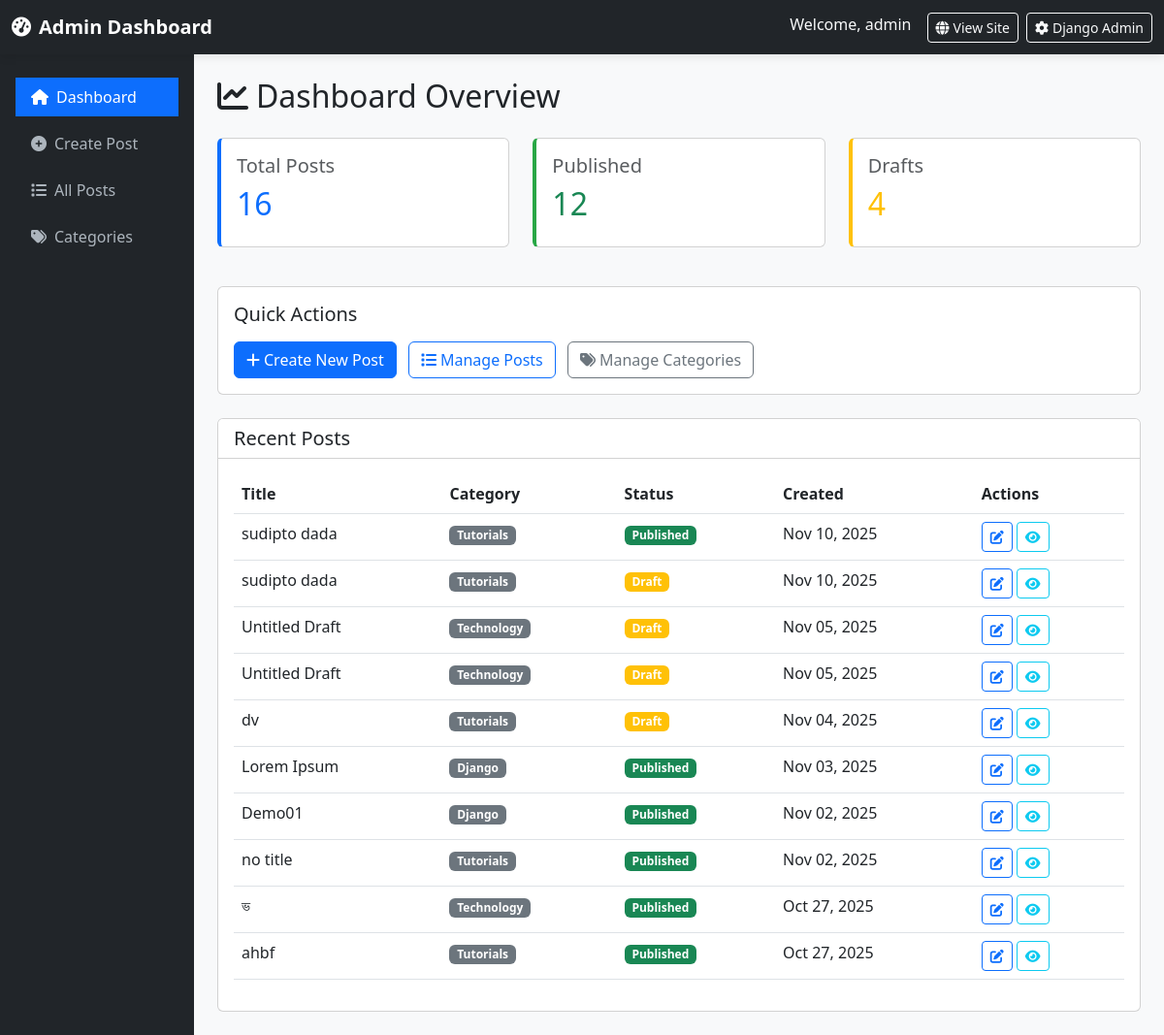
/manage/ (signed in), run on an earlier commit of the app's database.
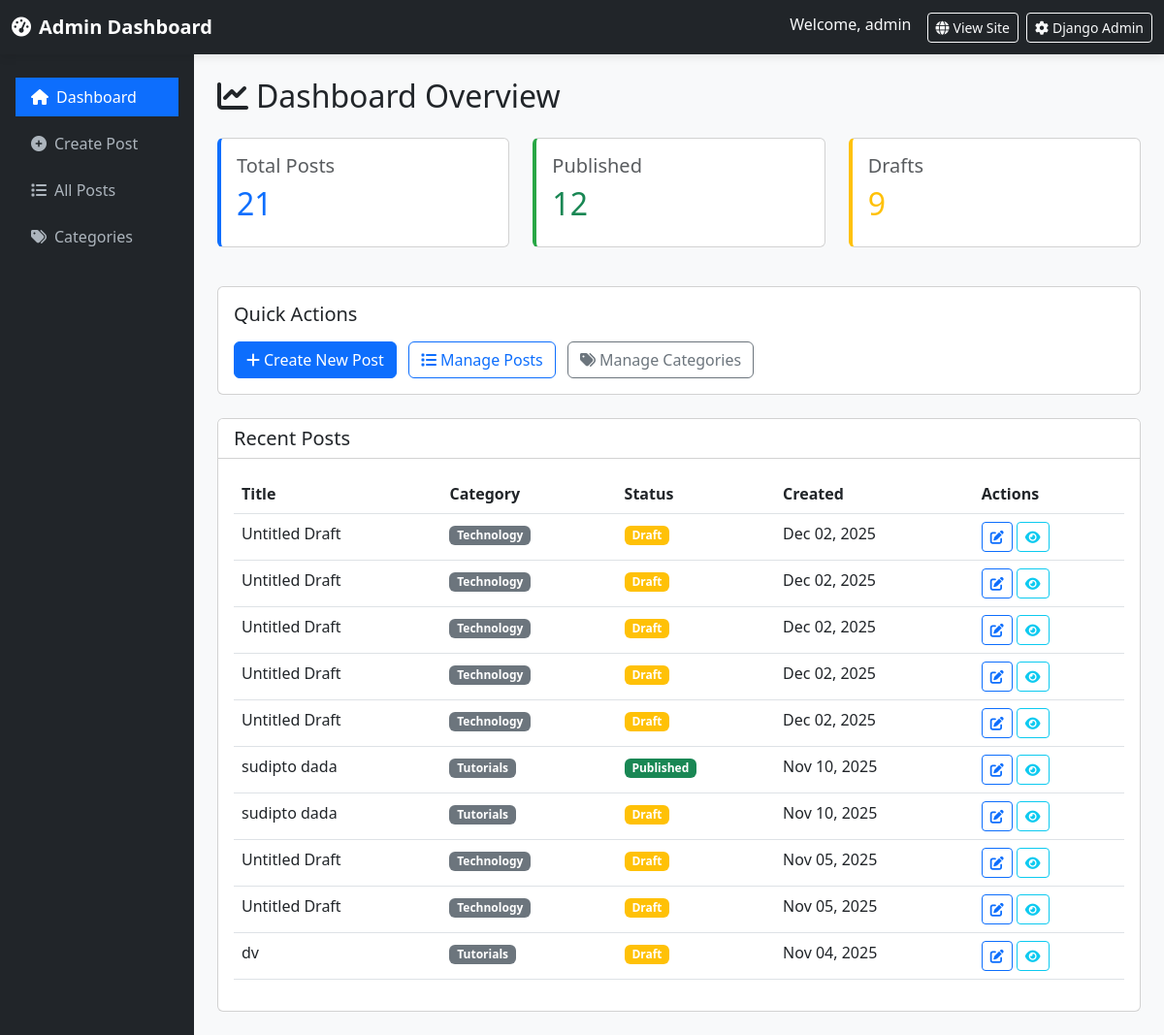
And on a later commit of the database.
### blog/models.py (models this page shows, shortened)
class Post(models.Model):
    STATUS_CHOICES = [
        ('draft', 'Draft'),
        ('published', 'Published'),
    ]
    title = models.CharField(max_length=200)
    slug = models.SlugField(unique=True)
    author = models.ForeignKey(User, on_delete=models.CASCADE)
    category = models.ForeignKey(Category, on_delete=models.CASCADE, related_name='posts')
    content = models.TextField(help_text="You can add images, videos, and YouTube links here")
    excerpt = models.TextField(max_length=500, blank=True, help_text="Brief description of the post")
    featured_image = models.ImageField(upload_to='blog_images/', blank=True, null=True)
    youtube_url = models.CharField(max_length=200, blank=True, help_text="YouTube URL (e.g., https://www.youtube.com/watch?v=VIDEO_ID)")
    video_file = models.FileField(upload_to='blog_videos/', blank=True, null=True, help_text="Upload video file")
    status = models.CharField(max_length=10, choices=STATUS_CHOICES, default='draft')
    created_at = models.DateTimeField(auto_now_add=True)
    updated_at = models.DateTimeField(auto_now=True)
    published_at = models.DateTimeField(null=True, blank=True)
    class Meta:
        ordering = ['-created_at']

class Category(models.Model):
    name = models.CharField(max_length=100)
    slug = models.SlugField(unique=True)
    description = models.TextField(blank=True)
    created_at = models.DateTimeField(auto_now_add=True)
    class Meta:
        verbose_name_plural = "Categories"

### blog/views.py (the view)
# urls.py: path('manage/', views.admin_dashboard, name='admin_dashboard'),
@login_required
def admin_dashboard(request):
    if not request.user.is_staff:
        return redirect('post_list')
    posts = Post.objects.filter(author=request.user).order_by('-created_at')[:10]
    categories = Category.objects.all()
    stats = {
        'total_posts': Post.objects.filter(author=request.user).count(),
        'published_posts': Post.objects.filter(author=request.user, status='published').count(),
        'draft_posts': Post.objects.filter(author=request.user, status='draft').count(),
    }
    context = {
        'posts': posts,
        'categories': categories,
        'stats': stats,
    }
    return render(request, 'blog/admin_dashboard.html', context)

### templates/blog/admin_dashboard.html (shortened to what the changed rows need)
<!DOCTYPE html>
<html lang="en">
<head>
	<link href="https://cdn.jsdelivr.net/npm/bootstrap@5.3.0/dist/css/bootstrap.min.css" rel="stylesheet">
	<link rel="stylesheet" href="https://cdnjs.cloudflare.com/ajax/libs/font-awesome/6.0.0/css/all.min.css">
</head>
<body>
	<div class="container-fluid">
		<div class="row">
			<main class="col-md-9 col-lg-10 px-md-4 py-4">
				{% block content %}
				<h2 class="mb-4"><i class="fas fa-chart-line me-2"></i>Dashboard Overview</h2>
				<div class="row mb-4">
					<div class="col-md-4 mb-3">
						<div class="card stat-card">
							<div class="card-body">
								<h5 class="card-title text-muted">Total Posts</h5>
								<h2 class="text-primary">{{ stats.total_posts }}</h2>
							</div>
						</div>
					</div>
					<div class="col-md-4 mb-3">
						<div class="card stat-card" style="border-left-color: #28a745;">
							<div class="card-body">
								<h2 class="text-success">{{ stats.published_posts }}</h2>
							</div>
						</div>
					</div>
					<div class="col-md-4 mb-3">
						<div class="card stat-card" style="border-left-color: #ffc107;">
							<div class="card-body">
								<h5 class="card-title text-muted">Drafts</h5>
								<h2 class="text-warning">{{ stats.draft_posts }}</h2>
							</div>
						</div>
					</div>
				</div>
				<div class="card">
					<div class="card-body">
						{% if posts %}
							<div class="table-responsive">
								<table class="table table-hover">
									<thead>
										<tr>
											<th>Title</th>
											<th>Category</th>
											<th>Status</th>
											<th>Created</th>
											<th>Actions</th>
										</tr>
									</thead>
									<tbody>
										{% for post in posts %}
										<tr>
											<td>{{ post.title }}</td>
											<td><span class="badge bg-secondary">{{ post.category.name }}</span></td>
											<td>
												{% if post.status == 'published' %}
													<span class="badge bg-success">Published</span>
												{% else %}
													<span class="badge bg-warning">Draft</span>
												{% endif %}
											</td>
											<td>{{ post.created_at|date:"M d, Y" }}</td>
											<td>
												{% if post.slug %}
												<a href="{% url 'admin_edit_post' post.slug %}" class="btn btn-sm btn-outline-primary">
													<i class="fas fa-edit"></i>
												</a>
												<a href="{% url 'post_detail' post.slug %}" target="_blank" class="btn btn-sm btn-outline-info">
													<i class="fas fa-eye"></i>
												</a>
												{% endif %}
											</td>
										</tr>
										{% endfor %}
									</tbody>
								</table>
							</div>
						{% else %}
							<p class="text-muted">No posts yet. <a href="{% url 'admin_create_post' %}">Create your first post!</a></p>
						{% endif %}
					</div>
				</div>
				{% endblock %}
			</main>
		</div>
	</div>
</body>
</html>

What changed in the data, as far as the page shows it:
no longer on this page (row unchanged): Post: title "Lorem Ipsum", category.name "Django", status "Published", created_at "Nov 03, 2025", slug "lorem-ipsum" (drawn)
no longer on this page (row unchanged): Post: title "Demo01", category.name "Django", status "Published", created_at "Nov 02, 2025", slug "demo01" (drawn)
no longer on this page (row unchanged): Post: title "no title", category.name "Tutorials", status "Published", created_at "Nov 02, 2025", slug "no-title" (drawn)
no longer on this page (row unchanged): Post: title "ভ", category.name "Technology", status "Published", created_at "Oct 27, 2025", slug "post" (drawn)
no longer on this page (row unchanged): Post: title "ahbf", category.name "Tutorials", status "Published", created_at "Oct 27, 2025", slug "ahbf" (drawn)
added Post: title "Untitled Draft", category.name "Technology", status "Draft", created_at "Dec 02, 2025", slug "untitled-draft-6" (drawn)
added Post: title "Untitled Draft", category.name "Technology", status "Draft", created_at "Dec 02, 2025", slug "untitled-draft-2" (drawn)
added Post: title "Untitled Draft", category.name "Technology", status "Draft", created_at "Dec 02, 2025", slug "untitled-draft-5" (drawn)
added Post: title "Untitled Draft", category.name "Technology", status "Draft", created_at "Dec 02, 2025", slug "untitled-draft-4" (drawn)
added Post: title "Untitled Draft", category.name "Technology", status "Draft", created_at "Dec 02, 2025", slug "untitled-draft-3" (drawn)
Also different on the page:
{{ stats.total_posts }}: "16" → "21"
{{ stats.draft_posts }}: "4" → "9"
